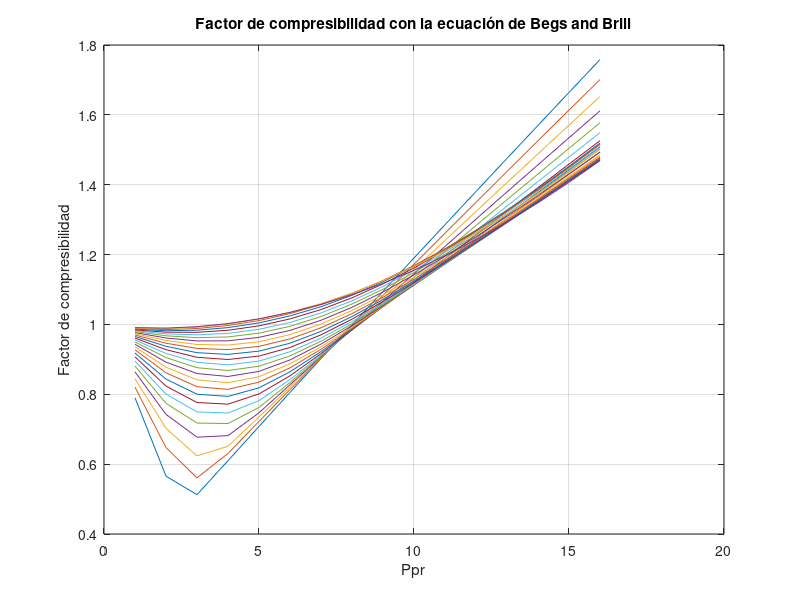

MATLAB code for this plot:
Tpr = [1.2:0.05:2.4];
Ppr = [1:1:16];
z = zeros;

for j=1:length(Tpr);
    for i=1:length(Ppr);

        A(j,i) = (1.39*((Tpr(j)-0.92)^0.5))-(0.36*Tpr(j))-0.101;
        E(j,i) = 9*(Tpr(j)-1);
        B(j,i) = ((0.62-(0.23*Tpr(j)))*Ppr(i))+(((0.066)/(Tpr(j)-0.86))-0.037)*Ppr(i)^2+((0.32*(Ppr(i)^6))/(10^E(j,i)));
        C(j,i) = 0.132-0.32*log10(Tpr(j));
        F(j,i) = 0.3106-(0.49*Tpr(j))+(0.1824*(Tpr(j)^2));
        D(j,i) = 10^F(j,i);

        z(j,i) = A(j,i)+((1-A(j,i))/(exp(B(j,i))))+(C(j,i)*(Ppr(i))^D(j,i));
    end
end

plot(Ppr,z)
grid on
xlabel('Ppr')
ylabel('Factor de compresibilidad')
title('Factor de compresibilidad con la ecuación de Begs and Brill')  